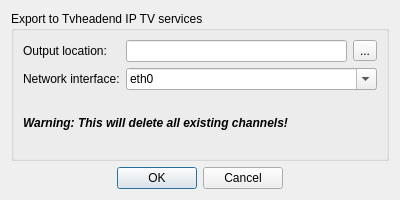
<?xml version="1.0" encoding="UTF-8"?>
<ui version="4.0">
 <class>PlaylistExportTvheadend</class>
 <widget class="QDialog" name="PlaylistExportTvheadend">
  <property name="geometry">
   <rect>
    <x>0</x>
    <y>0</y>
    <width>400</width>
    <height>200</height>
   </rect>
  </property>
  <property name="windowTitle">
   <string>Export to Tvheadend IP TV services</string>
  </property>
  <property name="windowIcon">
   <iconset theme="document-export">
    <normaloff/>
   </iconset>
  </property>
  <layout class="QVBoxLayout" name="verticalLayout">
   <item>
    <widget class="QGroupBox" name="groupBox">
     <property name="title">
      <string>Export to Tvheadend IP TV services</string>
     </property>
     <layout class="QGridLayout" name="gridLayout">
      <item row="0" column="0">
       <widget class="QLabel" name="labelLocation">
        <property name="text">
         <string>Output location:</string>
        </property>
       </widget>
      </item>
      <item row="0" column="1">
       <widget class="QLineEdit" name="editLocation"/>
      </item>
      <item row="0" column="2">
       <widget class="QToolButton" name="buttonBrowse">
        <property name="text">
         <string>...</string>
        </property>
       </widget>
      </item>
      <item row="1" column="0">
       <widget class="QLabel" name="labelInterface">
        <property name="text">
         <string>Network interface:</string>
        </property>
       </widget>
      </item>
      <item row="4" column="0" colspan="3">
       <spacer name="verticalSpacer">
        <property name="orientation">
         <enum>Qt::Vertical</enum>
        </property>
        <property name="sizeHint" stdset="0">
         <size>
          <width>20</width>
          <height>40</height>
         </size>
        </property>
       </spacer>
      </item>
      <item row="3" column="0" colspan="3">
       <widget class="QLabel" name="labelWarning">
        <property name="text">
         <string>&lt;i&gt;&lt;b&gt;Warning: This will delete all existing channels!&lt;/b&gt;&lt;/a&gt;</string>
        </property>
       </widget>
      </item>
      <item row="2" column="0" colspan="3">
       <widget class="QLabel" name="labelSpacer">
        <property name="text">
         <string/>
        </property>
       </widget>
      </item>
      <item row="1" column="1" colspan="2">
       <widget class="QComboBox" name="editInterface">
        <property name="editable">
         <bool>true</bool>
        </property>
        <item>
         <property name="text">
          <string notr="true">eth0</string>
         </property>
        </item>
        <item>
         <property name="text">
          <string notr="true">eth1</string>
         </property>
        </item>
        <item>
         <property name="text">
          <string notr="true">vlan3999</string>
         </property>
        </item>
        <item>
         <property name="text">
          <string notr="true">wlan0</string>
         </property>
        </item>
        <item>
         <property name="text">
          <string notr="true">wlan1</string>
         </property>
        </item>
       </widget>
      </item>
     </layout>
    </widget>
   </item>
   <item>
    <widget class="QDialogButtonBox" name="buttonBox">
     <property name="orientation">
      <enum>Qt::Horizontal</enum>
     </property>
     <property name="standardButtons">
      <set>QDialogButtonBox::Cancel|QDialogButtonBox::Ok</set>
     </property>
     <property name="centerButtons">
      <bool>true</bool>
     </property>
    </widget>
   </item>
  </layout>
 </widget>
 <tabstops>
  <tabstop>editLocation</tabstop>
  <tabstop>buttonBrowse</tabstop>
  <tabstop>editInterface</tabstop>
  <tabstop>buttonBox</tabstop>
 </tabstops>
 <resources/>
 <connections>
  <connection>
   <sender>buttonBox</sender>
   <signal>accepted()</signal>
   <receiver>PlaylistExportTvheadend</receiver>
   <slot>accept()</slot>
   <hints>
    <hint type="sourcelabel">
     <x>248</x>
     <y>254</y>
    </hint>
    <hint type="destinationlabel">
     <x>157</x>
     <y>274</y>
    </hint>
   </hints>
  </connection>
  <connection>
   <sender>buttonBox</sender>
   <signal>rejected()</signal>
   <receiver>PlaylistExportTvheadend</receiver>
   <slot>reject()</slot>
   <hints>
    <hint type="sourcelabel">
     <x>316</x>
     <y>260</y>
    </hint>
    <hint type="destinationlabel">
     <x>286</x>
     <y>274</y>
    </hint>
   </hints>
  </connection>
 </connections>
</ui>
